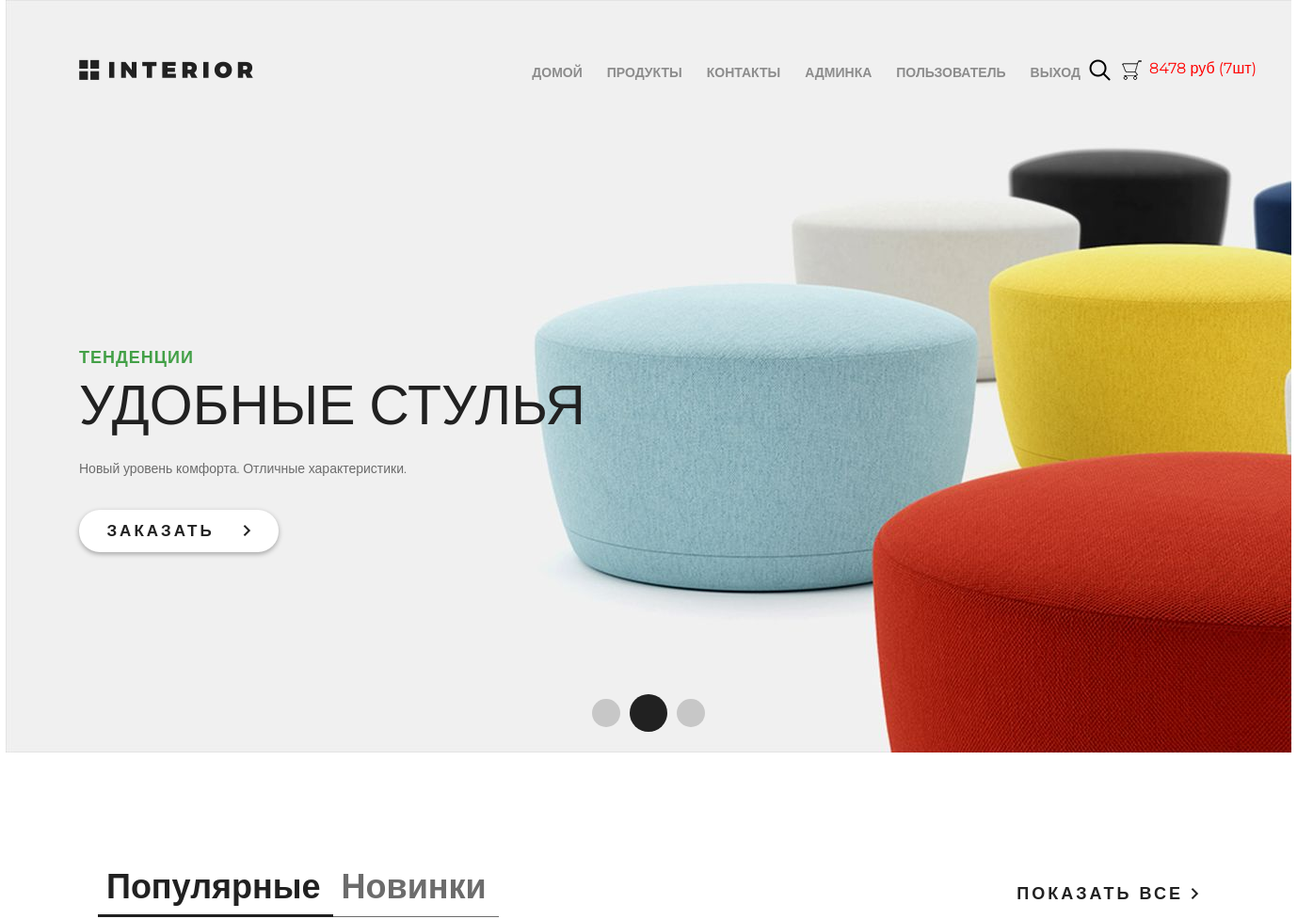
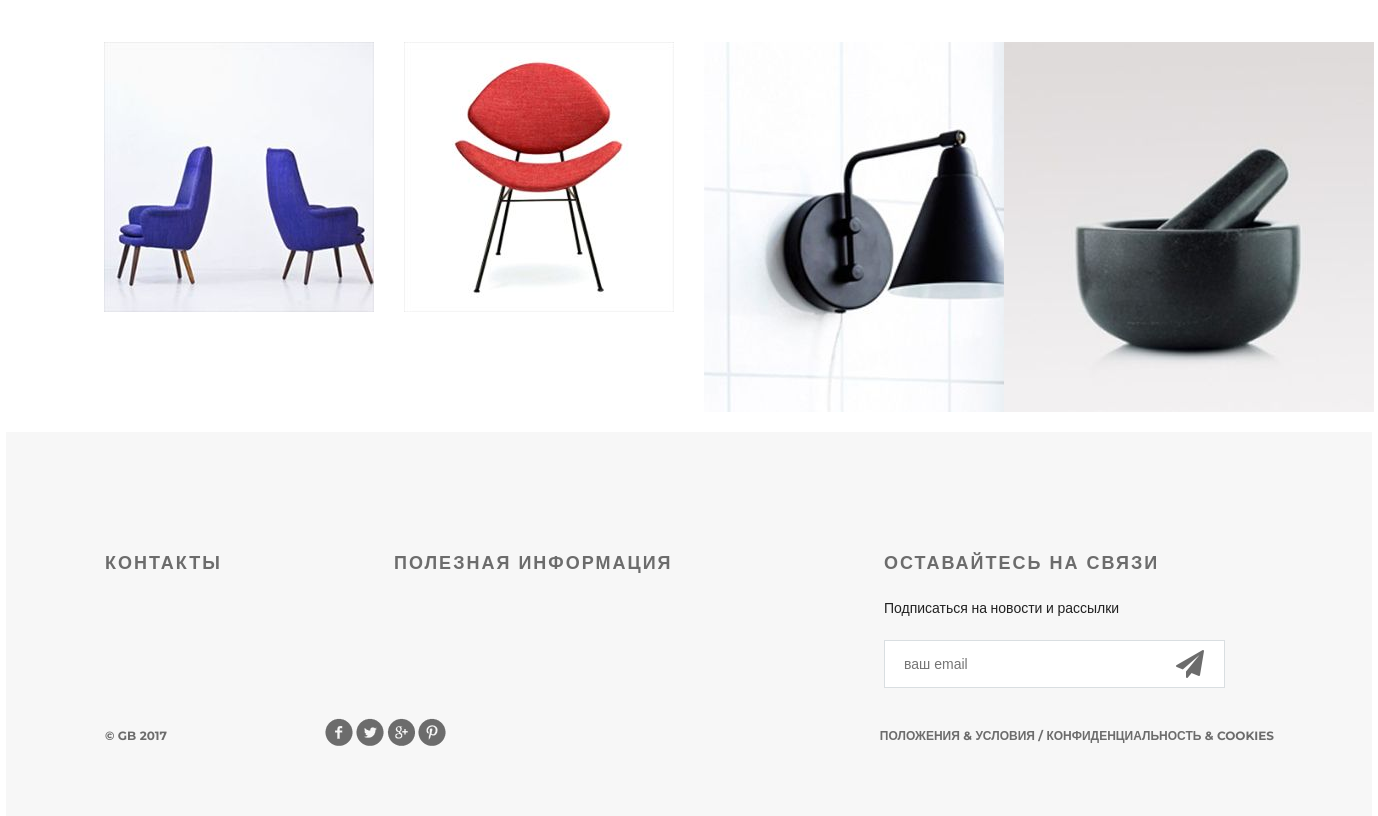
Page / (signed in) on the earlier database version (2 pictures, top to bottom).
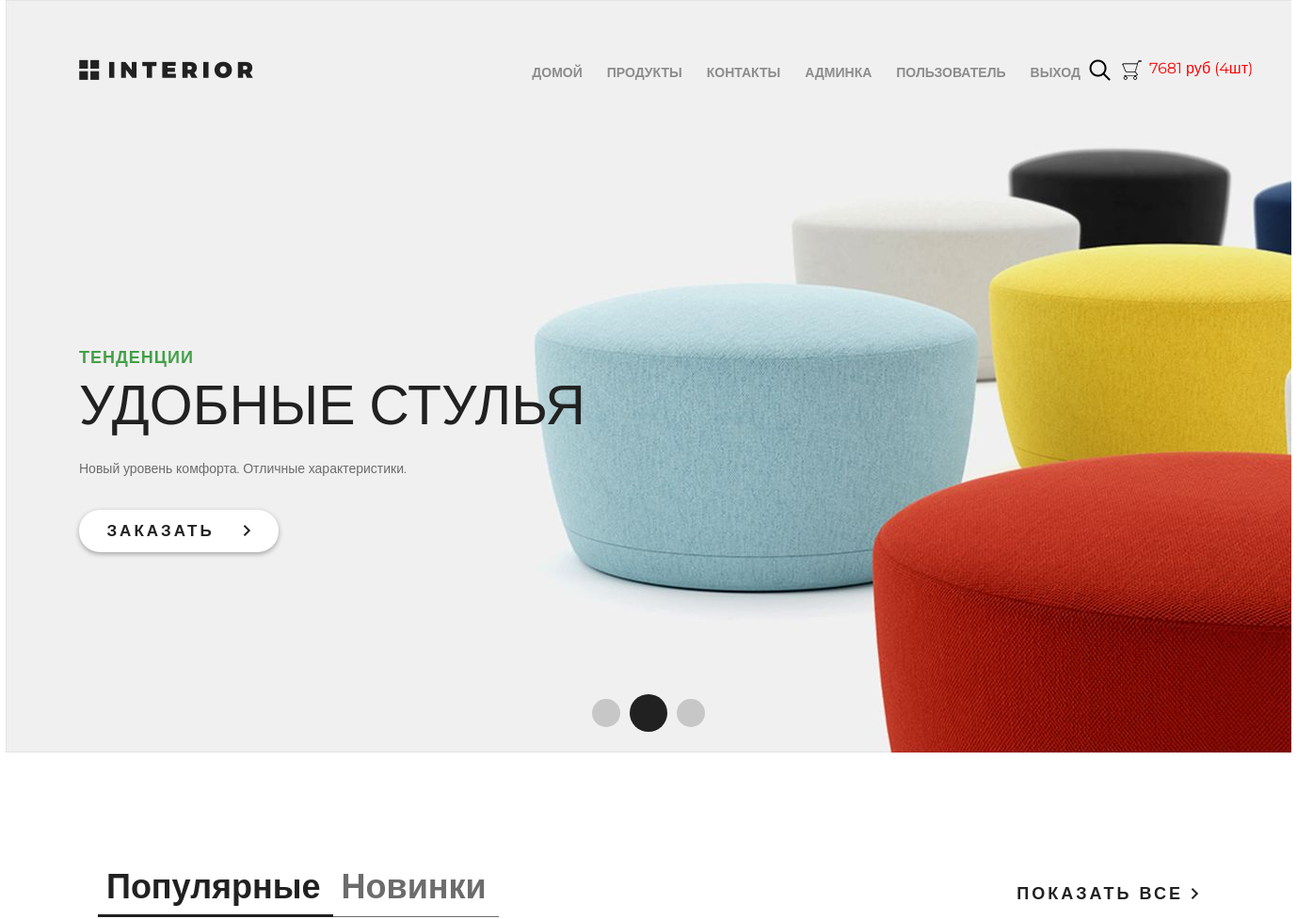
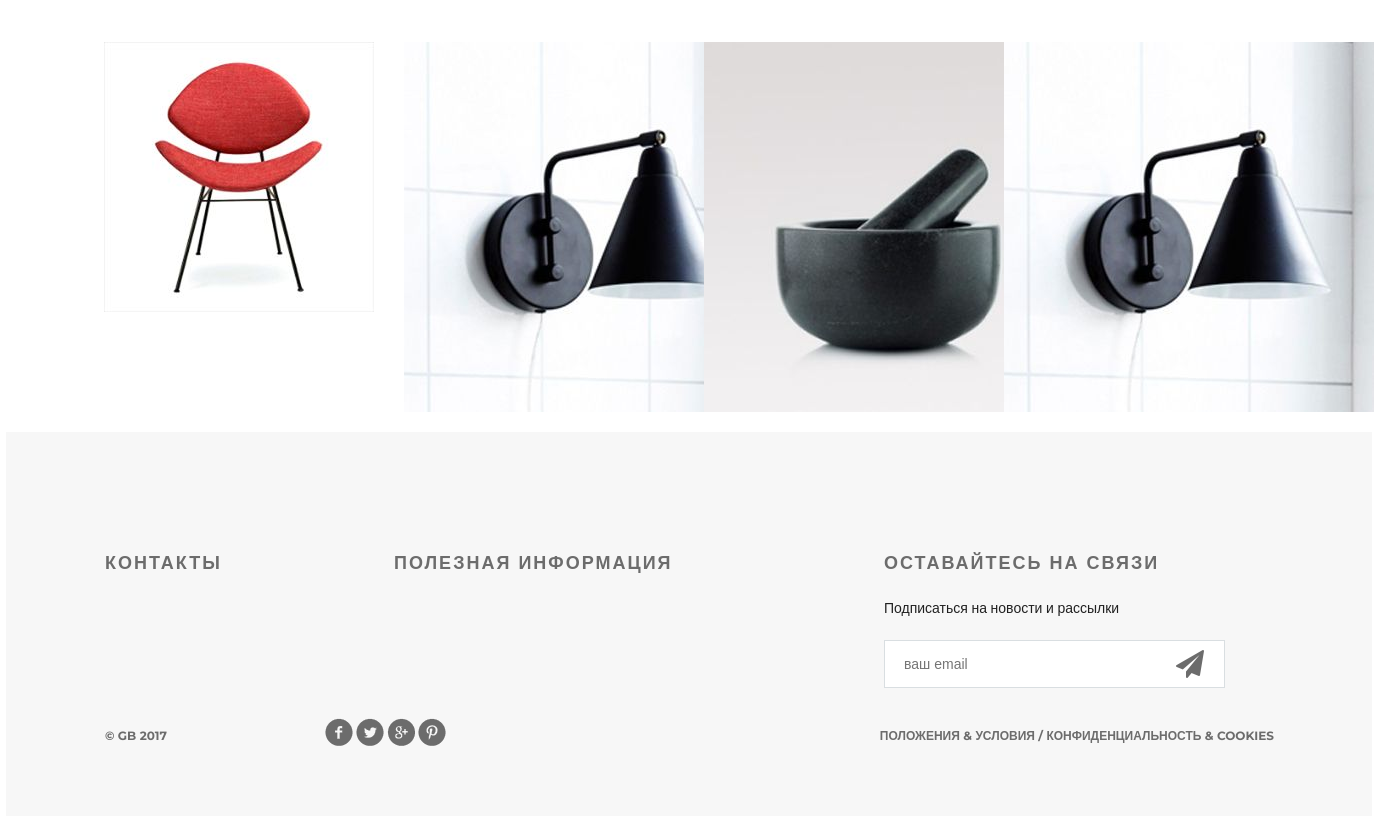
Same page on the later database version (2 pictures, top to bottom).
### basketapp/models.py (models this page shows, shortened)
class Basket(models.Model):
    product = models.ForeignKey(Product, on_delete=models.CASCADE, verbose_name='Товар')
    user = models.ForeignKey(settings.AUTH_USER_MODEL, on_delete=models.CASCADE, verbose_name='Пользователь')
    quantity = models.PositiveSmallIntegerField(default=0, verbose_name='Количество')
    created_at = models.DateTimeField(auto_now_add=True, verbose_name='Добавлен')
    class Meta:
        verbose_name = 'корзина'
        verbose_name_plural = 'корзины'
        ordering = ('created_at',)
    """ Следующий код (ф-ции) лучше писать в СЕРВИСНОЙ МОДЕЛИ в Джанго !!!? """
    @property
    def product_cost(self):     # Стоимость продукта
        return self.product.price * self.quantity
    @property
    def total_quantity(self):   # Общая численность
        _items = Basket.objects.filter(user=self.user)
        return sum(list(_items.values_list('quantity', flat=True)))
    @property
    def total_cost(self):       # Общая стоимость
        _items = Basket.objects.filter(user=self.user)
        return sum(list(map(lambda x: x.product_cost, _items)))

### authapp/models.py (models this page shows)
class ShopUser(AbstractUser):
    avatar = models.ImageField(upload_to='users_avatars', blank=True, verbose_name='Аватарка')
    age = models.PositiveIntegerField(verbose_name='возраст')

### mainapp/models.py (models this page shows, shortened)
class Product(models.Model):
    category = models.ForeignKey(Category, on_delete=models.CASCADE, verbose_name='Категория', related_name='products')
    name = models.CharField(max_length=255, verbose_name='Название')
    image = models.ImageField(upload_to='product', blank=True, null=True, verbose_name='Изображение')
    shot_desc = models.CharField(max_length=255, verbose_name='Краткое описание')
    description = models.TextField(verbose_name='Описание')
    price = models.DecimalField(max_digits=8, decimal_places=2, verbose_name='Цена')
    quantity = models.PositiveSmallIntegerField(default=0, verbose_name='Количество')
    is_active = models.BooleanField(default=True, verbose_name='Активен')
    class Meta:
        verbose_name = 'продукт'
        verbose_name_plural = 'продукты'

### mainapp/views.py (the view)
# urls.py: path('', views.index, name='index'),
def index(request):
    context = {
        'products': Product.objects.all()[:4],
        'basket': get_basket(request.user)
    }
    return render(request, 'mainapp/index.html', context)

### mainapp/services.py (called while the page is built)
def get_basket(user):
    basket_list = []
    if user.is_authenticated:
        basket_list = Basket.objects.filter(user=user)
    return basket_list

### mainapp/templates/mainapp/index.html (shortened to what this page needs)
{% extends 'mainapp/base.html' %}
{% load static %}
{% block menu %}
		<div class="slider">
			<div class="header clearfix">
				{% include 'mainapp/includes/inc_main_menu.html' %}
			</div>
			<div class="text-slider">
				<h3 class="green">тенденции</h3>
				<h3 class="big"> удобные стулья</h3>
				<p>Новый уровень комфорта. Отличные характеристики.</p>
				<a href="#" class="button-order">заказать <img src="{% static 'img/arrow.png' %}" alt=""></a>
			</div>
			<div class="navi">
				<a href="#"></a><a href="#"></a><a href="#"></a>
			</div>
		</div>
{% endblock %}
{% block content %}
		<div class="featured">
			<div class="featured-menu">
					<a class="active" href="#">Популярные</a><a href="#">Новинки</a>
			</div>
			<a class="explore" href="#">показать все <img src="{% static 'img/arrow.png' %}" alt=""></a>
			<div class="clearfix">
			</div>
			<div class="tab-content">
                {% for product in products %}
				<div class="block">
					<a href="{% url 'products:product_item' product.pk %}"><img src="{% if product.image %}/media/{{ product.image }}{% else %}{% static 'img/product-1.jpg' %}{% endif %}" alt="">
                    </a>
				</div>
                {% endfor %}
			</div>
		</div>
{% endblock %}

### mainapp/templates/mainapp/includes/inc_main_menu.html
<a href="{% url 'index' %}" class="logo"></a>
<ul class="menu">
    <li>
        <a href="{% url 'index' %}" {% if request.resolver_match.url.name == 'index' %}class="active"{% endif %}>домой</a>
    </li>
    <li>
        <a href="{% url 'products:products_hot_product' %}" {% if request.resolver_match.url.name == 'products' %}class="active"{% endif %}>продукты</a>
    </li>
    <li>
        <a href="{% url 'contact' %}" {% if request.resolver_match.url.name == 'contact' %}class="active"{% endif %}>контакты</a>
    </li>
    {% if user.is_authenticated %}
        {% if user.is_superuser %}
            <li>
                <a href="{% url 'adminapp:user_read' %}" >Админка</a>
            </li>
        {% endif %}
        <li>
            <a href="{% url 'authapp:edit' %}" >{{ user.first_name|default:'Пользователь' }}</a>
        </li>
        <li>
            <a href="{% url 'authapp:logout' %}" >выход</a>
        </li>
    {% else %}
        <li>
            <a href="{% url 'authapp:login' %}" >вход</a>
        </li>
    {% endif %}
</ul>
<a href="#" class="search"></a>
<a href="{% url 'basket:List' %}" class="basket">
    <span style="display: block; margin-left: 30px; color:red">
        {% if basket %}
            {{ basket.0.total_cost|floatformat:0 }} руб
            ({{ basket.0.total_quantity }}шт)
        {% endif %}
    </span>
</a>

Differences in the rows shown:
removed Product: image (picture)
computed for Basket: user+product+quantity "8478" → "7681"; user "7" → "4"
now on this page (row unchanged): Product: image (picture)
